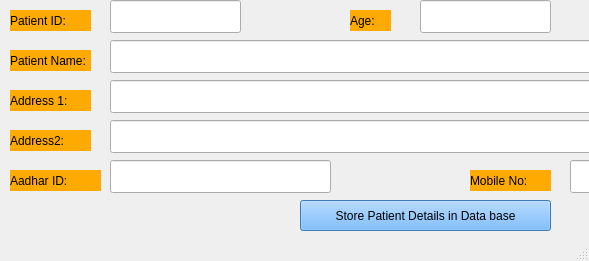
<?xml version="1.0" encoding="UTF-8"?>
<ui version="4.0">
 <class>MainWindow</class>
 <widget class="QMainWindow" name="MainWindow">
  <property name="geometry">
   <rect>
    <x>0</x>
    <y>0</y>
    <width>589</width>
    <height>261</height>
   </rect>
  </property>
  <property name="windowTitle">
   <string>Patient Details</string>
  </property>
  <widget class="QWidget" name="centralwidget">
   <widget class="QLabel" name="label">
    <property name="geometry">
     <rect>
      <x>10</x>
      <y>170</y>
      <width>91</width>
      <height>21</height>
     </rect>
    </property>
    <property name="styleSheet">
     <string notr="true">background-color: rgb(255, 170, 0);
font: 75 10pt &quot;MS Shell Dlg 2&quot;;</string>
    </property>
    <property name="text">
     <string>Aadhar ID:</string>
    </property>
   </widget>
   <widget class="QLineEdit" name="lineEdit">
    <property name="geometry">
     <rect>
      <x>110</x>
      <y>160</y>
      <width>221</width>
      <height>33</height>
     </rect>
    </property>
   </widget>
   <widget class="QPushButton" name="pushButton">
    <property name="geometry">
     <rect>
      <x>300</x>
      <y>200</y>
      <width>251</width>
      <height>31</height>
     </rect>
    </property>
    <property name="styleSheet">
     <string notr="true">background-color: rgb(85, 170, 255);</string>
    </property>
    <property name="text">
     <string>Store Patient Details in Data base</string>
    </property>
   </widget>
   <widget class="QLineEdit" name="lineEdit_3">
    <property name="geometry">
     <rect>
      <x>110</x>
      <y>0</y>
      <width>131</width>
      <height>33</height>
     </rect>
    </property>
   </widget>
   <widget class="QLineEdit" name="lineEdit_4">
    <property name="geometry">
     <rect>
      <x>110</x>
      <y>40</y>
      <width>811</width>
      <height>33</height>
     </rect>
    </property>
   </widget>
   <widget class="QLineEdit" name="lineEdit_5">
    <property name="geometry">
     <rect>
      <x>110</x>
      <y>80</y>
      <width>811</width>
      <height>33</height>
     </rect>
    </property>
   </widget>
   <widget class="QLineEdit" name="lineEdit_6">
    <property name="geometry">
     <rect>
      <x>110</x>
      <y>120</y>
      <width>811</width>
      <height>33</height>
     </rect>
    </property>
   </widget>
   <widget class="QLabel" name="label_3">
    <property name="geometry">
     <rect>
      <x>10</x>
      <y>10</y>
      <width>81</width>
      <height>21</height>
     </rect>
    </property>
    <property name="styleSheet">
     <string notr="true">background-color: rgb(255, 170, 0);
font: 75 10pt &quot;MS Shell Dlg 2&quot;;</string>
    </property>
    <property name="text">
     <string>Patient ID:</string>
    </property>
   </widget>
   <widget class="QLabel" name="label_4">
    <property name="geometry">
     <rect>
      <x>10</x>
      <y>50</y>
      <width>81</width>
      <height>21</height>
     </rect>
    </property>
    <property name="styleSheet">
     <string notr="true">background-color: rgb(255, 170, 0);
font: 75 10pt &quot;MS Shell Dlg 2&quot;;</string>
    </property>
    <property name="text">
     <string>Patient Name:</string>
    </property>
   </widget>
   <widget class="QLabel" name="label_5">
    <property name="geometry">
     <rect>
      <x>10</x>
      <y>130</y>
      <width>81</width>
      <height>21</height>
     </rect>
    </property>
    <property name="styleSheet">
     <string notr="true">background-color: rgb(255, 170, 0);
font: 75 10pt &quot;MS Shell Dlg 2&quot;;</string>
    </property>
    <property name="text">
     <string>Address2:</string>
    </property>
   </widget>
   <widget class="QLabel" name="label_6">
    <property name="geometry">
     <rect>
      <x>10</x>
      <y>90</y>
      <width>81</width>
      <height>21</height>
     </rect>
    </property>
    <property name="styleSheet">
     <string notr="true">background-color: rgb(255, 170, 0);
font: 75 10pt &quot;MS Shell Dlg 2&quot;;</string>
    </property>
    <property name="text">
     <string>Address 1:</string>
    </property>
   </widget>
   <widget class="QLabel" name="label_2">
    <property name="geometry">
     <rect>
      <x>470</x>
      <y>170</y>
      <width>81</width>
      <height>21</height>
     </rect>
    </property>
    <property name="styleSheet">
     <string notr="true">background-color: rgb(255, 170, 0);
font: 75 10pt &quot;MS Shell Dlg 2&quot;;</string>
    </property>
    <property name="text">
     <string>Mobile No:</string>
    </property>
   </widget>
   <widget class="QLineEdit" name="lineEdit_2">
    <property name="geometry">
     <rect>
      <x>570</x>
      <y>160</y>
      <width>241</width>
      <height>33</height>
     </rect>
    </property>
   </widget>
   <widget class="QLineEdit" name="lineEdit_7">
    <property name="geometry">
     <rect>
      <x>420</x>
      <y>0</y>
      <width>131</width>
      <height>33</height>
     </rect>
    </property>
   </widget>
   <widget class="QLabel" name="label_7">
    <property name="geometry">
     <rect>
      <x>350</x>
      <y>10</y>
      <width>41</width>
      <height>21</height>
     </rect>
    </property>
    <property name="styleSheet">
     <string notr="true">background-color: rgb(85, 255, 255);
font: 75 10pt &quot;MS Shell Dlg 2&quot;;
background-color: rgb(255, 170, 0);</string>
    </property>
    <property name="text">
     <string>Age:</string>
    </property>
   </widget>
   <widget class="QLineEdit" name="lineEdit_8">
    <property name="geometry">
     <rect>
      <x>740</x>
      <y>0</y>
      <width>131</width>
      <height>33</height>
     </rect>
    </property>
   </widget>
   <widget class="QLabel" name="label_8">
    <property name="geometry">
     <rect>
      <x>630</x>
      <y>10</y>
      <width>91</width>
      <height>21</height>
     </rect>
    </property>
    <property name="styleSheet">
     <string notr="true">background-color: rgb(255, 170, 0);
font: 75 10pt &quot;MS Shell Dlg 2&quot;;</string>
    </property>
    <property name="text">
     <string>Weight in Kgs.:</string>
    </property>
   </widget>
   <widget class="QLabel" name="label_9">
    <property name="geometry">
     <rect>
      <x>0</x>
      <y>5</y>
      <width>971</width>
      <height>271</height>
     </rect>
    </property>
    <property name="text">
     <string/>
    </property>
    <property name="pixmap">
     <pixmap>../Users/home/Documents/image.jpg</pixmap>
    </property>
   </widget>
   <zorder>label_9</zorder>
   <zorder>label</zorder>
   <zorder>lineEdit</zorder>
   <zorder>pushButton</zorder>
   <zorder>lineEdit_3</zorder>
   <zorder>lineEdit_4</zorder>
   <zorder>lineEdit_5</zorder>
   <zorder>lineEdit_6</zorder>
   <zorder>label_3</zorder>
   <zorder>label_4</zorder>
   <zorder>label_5</zorder>
   <zorder>label_6</zorder>
   <zorder>label_2</zorder>
   <zorder>lineEdit_2</zorder>
   <zorder>lineEdit_7</zorder>
   <zorder>label_7</zorder>
   <zorder>lineEdit_8</zorder>
   <zorder>label_8</zorder>
  </widget>
  <widget class="QStatusBar" name="statusbar"/>
 </widget>
 <resources/>
 <connections/>
</ui>
